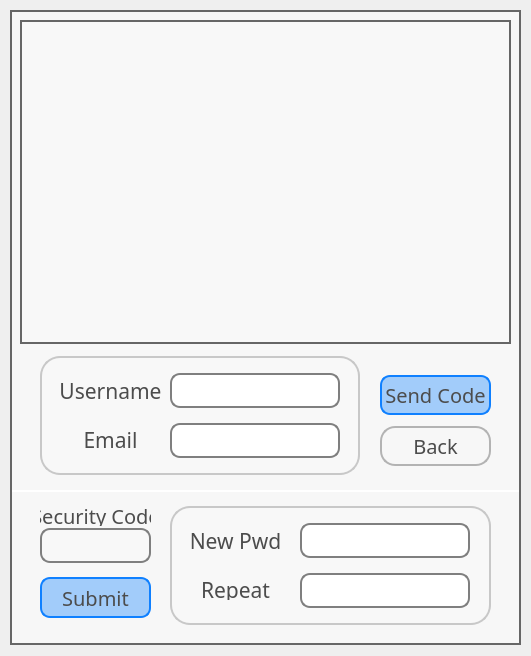
<?xml version="1.0" encoding="UTF-8"?>
<ui version="4.0">
 <class>ForgetPassword</class>
 <widget class="QWidget" name="ForgetPassword">
  <property name="geometry">
   <rect>
    <x>0</x>
    <y>0</y>
    <width>531</width>
    <height>656</height>
   </rect>
  </property>
  <property name="windowTitle">
   <string>Form</string>
  </property>
  <widget class="QFrame" name="frame_2">
   <property name="geometry">
    <rect>
     <x>10</x>
     <y>10</y>
     <width>511</width>
     <height>635</height>
    </rect>
   </property>
   <property name="styleSheet">
    <string notr="true">
QFrame{
	background: rgba(248, 248, 248, 220);
	border: 2px solid rgb(102, 102, 102);
}
</string>
   </property>
   <property name="frameShape">
    <enum>QFrame::StyledPanel</enum>
   </property>
   <property name="frameShadow">
    <enum>QFrame::Raised</enum>
   </property>
   <widget class="QWidget" name="verticalLayoutWidget">
    <property name="geometry">
     <rect>
      <x>370</x>
      <y>360</y>
      <width>111</width>
      <height>101</height>
     </rect>
    </property>
    <layout class="QVBoxLayout" name="verticalLayout">
     <item>
      <widget class="QPushButton" name="pushButton_2">
       <property name="minimumSize">
        <size>
         <width>10</width>
         <height>40</height>
        </size>
       </property>
       <property name="font">
        <font>
         <family>Helvetica 12</family>
         <pointsize>15</pointsize>
         <weight>9</weight>
         <italic>false</italic>
         <bold>false</bold>
        </font>
       </property>
       <property name="styleSheet">
        <string notr="true">QPushButton{
	border: 2px solid rgb(15, 128, 255);
	background:rgba(15, 128, 255, 93);
	border-radius:10px;
	color: rgb(76, 76, 76);
	font: 75 15pt &quot;Helvetica&quot; bold;
}

QPushButton:hover{
	border: 2px solid rgb(15, 128, 255);
	background:rgba(15, 128, 255, 43);
	border-radius:10px;
	color: rgb(76, 76, 76);
	font: 75 15pt &quot;Helvetica&quot; bold;
}</string>
       </property>
       <property name="text">
        <string>Send Code</string>
       </property>
       <property name="iconSize">
        <size>
         <width>16</width>
         <height>16</height>
        </size>
       </property>
       <property name="default">
        <bool>true</bool>
       </property>
       <property name="flat">
        <bool>false</bool>
       </property>
      </widget>
     </item>
     <item>
      <widget class="QPushButton" name="pushButton">
       <property name="minimumSize">
        <size>
         <width>0</width>
         <height>40</height>
        </size>
       </property>
       <property name="font">
        <font>
         <family>Helvetica 12</family>
         <pointsize>15</pointsize>
         <weight>9</weight>
         <italic>false</italic>
         <bold>false</bold>
        </font>
       </property>
       <property name="styleSheet">
        <string notr="true">QPushButton{
	border: 2px solid rgb(179, 179, 179);
	border-radius:15px;
	background:rgba(244, 244, 244, 20);


	color: rgb(76, 76, 76);
	font: 75 15pt &quot;Helvetica&quot; bold ;
}


QPushButton:hover{
	border: 2px solid rgb(179, 179, 179);
	border-radius:15px;
	background:rgb(240, 240, 240);
	color: rgb(76, 76, 76);
	font: 75 15pt &quot;Helvetica&quot; bold ;
}
</string>
       </property>
       <property name="text">
        <string>Back</string>
       </property>
       <property name="flat">
        <bool>false</bool>
       </property>
      </widget>
     </item>
    </layout>
   </widget>
   <widget class="QGroupBox" name="groupBox">
    <property name="geometry">
     <rect>
      <x>160</x>
      <y>485</y>
      <width>321</width>
      <height>130</height>
     </rect>
    </property>
    <property name="styleSheet">
     <string notr="true">QGroupBox{
	border: 2px solid rgb(200, 200, 200);
	border-radius:20px;
	background: rgba(248, 248, 248, 210);
	margin-top: 11 px;
}

QGroupBox::title {
	background: rgb(248, 248, 248);
	subcontrol-origin: margin;
	subcontrol-position: top center;	
	padding: 3 1px;
	color: rgba(15, 128, 255, 193);
	border: 2px solid rgba(15, 128, 255, 193);
	border-radius:10px;
}</string>
    </property>
    <property name="title">
     <string/>
    </property>
    <widget class="QLineEdit" name="lineEdit_3">
     <property name="geometry">
      <rect>
       <x>130</x>
       <y>28</y>
       <width>170</width>
       <height>35</height>
      </rect>
     </property>
     <property name="styleSheet">
      <string notr="true">QLineEdit{
	border: 2px solid rgb(127, 127, 127);
	border-radius:10px;
	font: 75 16pt &quot;Helvetica&quot; bold;
	lineedit-password-mask-delay: 500;
}
</string>
     </property>
     <property name="maxLength">
      <number>20</number>
     </property>
     <property name="frame">
      <bool>true</bool>
     </property>
     <property name="echoMode">
      <enum>QLineEdit::Password</enum>
     </property>
     <property name="alignment">
      <set>Qt::AlignCenter</set>
     </property>
     <property name="clearButtonEnabled">
      <bool>false</bool>
     </property>
    </widget>
    <widget class="QLabel" name="label_3">
     <property name="geometry">
      <rect>
       <x>10</x>
       <y>35</y>
       <width>111</width>
       <height>21</height>
      </rect>
     </property>
     <property name="font">
      <font>
       <family>Helvetica 12</family>
       <pointsize>16</pointsize>
       <weight>9</weight>
       <italic>false</italic>
       <bold>false</bold>
      </font>
     </property>
     <property name="styleSheet">
      <string notr="true">QLabel{
	background: none;
	border: 0px;
	color: rgb(76, 76, 76);
	font: 75 16pt &quot;Helvetica&quot; bold;
}</string>
     </property>
     <property name="text">
      <string>New Pwd</string>
     </property>
     <property name="alignment">
      <set>Qt::AlignCenter</set>
     </property>
    </widget>
    <widget class="QLineEdit" name="lineEdit_4">
     <property name="geometry">
      <rect>
       <x>130</x>
       <y>78</y>
       <width>170</width>
       <height>35</height>
      </rect>
     </property>
     <property name="styleSheet">
      <string notr="true">QLineEdit{
	border: 2px solid rgb(127, 127, 127);
	border-radius:10px;
	font: 75 16pt &quot;Helvetica&quot; bold;
	lineedit-password-mask-delay: 500;
}
</string>
     </property>
     <property name="text">
      <string/>
     </property>
     <property name="maxLength">
      <number>20</number>
     </property>
     <property name="echoMode">
      <enum>QLineEdit::Password</enum>
     </property>
     <property name="alignment">
      <set>Qt::AlignCenter</set>
     </property>
    </widget>
    <widget class="QLabel" name="label_4">
     <property name="geometry">
      <rect>
       <x>10</x>
       <y>84</y>
       <width>111</width>
       <height>21</height>
      </rect>
     </property>
     <property name="font">
      <font>
       <family>Helvetica 12</family>
       <pointsize>16</pointsize>
       <weight>9</weight>
       <italic>false</italic>
       <bold>false</bold>
      </font>
     </property>
     <property name="styleSheet">
      <string notr="true">QLabel{
	background: none;
	border: 0px;
	color: rgb(76, 76, 76);
	font: 75 16pt &quot;Helvetica&quot; bold;
}</string>
     </property>
     <property name="text">
      <string>Repeat</string>
     </property>
     <property name="alignment">
      <set>Qt::AlignCenter</set>
     </property>
    </widget>
   </widget>
   <widget class="QGroupBox" name="groupBox_2">
    <property name="geometry">
     <rect>
      <x>30</x>
      <y>335</y>
      <width>320</width>
      <height>130</height>
     </rect>
    </property>
    <property name="styleSheet">
     <string notr="true">QGroupBox{
	border: 2px solid rgb(200, 200, 200);
	border-radius:20px;
	background: rgba(248, 248, 248, 210);
	margin-top: 11 px;
}

QGroupBox::title {
	background: rgb(248, 248, 248);
	subcontrol-origin: margin;
	subcontrol-position: top center;	
	padding: 3 1px;
	color: rgba(15, 128, 255, 193);
	border: 2px solid rgba(15, 128, 255, 193);
	border-radius:10px;
}</string>
    </property>
    <property name="title">
     <string/>
    </property>
    <widget class="QLabel" name="label_2">
     <property name="geometry">
      <rect>
       <x>10</x>
       <y>84</y>
       <width>121</width>
       <height>21</height>
      </rect>
     </property>
     <property name="font">
      <font>
       <family>Helvetica 12</family>
       <pointsize>16</pointsize>
       <weight>9</weight>
       <italic>false</italic>
       <bold>false</bold>
      </font>
     </property>
     <property name="styleSheet">
      <string notr="true">QLabel{
	background: none;
	border: 0px;
	color: rgb(76, 76, 76);
	font: 75 16pt &quot;Helvetica&quot; bold;
}</string>
     </property>
     <property name="text">
      <string>Email</string>
     </property>
     <property name="alignment">
      <set>Qt::AlignCenter</set>
     </property>
    </widget>
    <widget class="QLabel" name="label">
     <property name="geometry">
      <rect>
       <x>10</x>
       <y>35</y>
       <width>121</width>
       <height>21</height>
      </rect>
     </property>
     <property name="font">
      <font>
       <family>Helvetica 12</family>
       <pointsize>16</pointsize>
       <weight>9</weight>
       <italic>false</italic>
       <bold>false</bold>
      </font>
     </property>
     <property name="styleSheet">
      <string notr="true">QLabel{
	background: none;
	border: 0px;
	color: rgb(76, 76, 76);
	font: 75 16pt &quot;Helvetica&quot; bold;
}</string>
     </property>
     <property name="text">
      <string>Username</string>
     </property>
     <property name="alignment">
      <set>Qt::AlignCenter</set>
     </property>
    </widget>
    <widget class="QLineEdit" name="lineEdit_2">
     <property name="geometry">
      <rect>
       <x>130</x>
       <y>78</y>
       <width>170</width>
       <height>35</height>
      </rect>
     </property>
     <property name="styleSheet">
      <string notr="true">QLineEdit{
	border: 2px solid rgb(127, 127, 127);
	border-radius:10px;
	font: 75 14pt &quot;Helvetica&quot; bold;
}
</string>
     </property>
     <property name="maxLength">
      <number>30</number>
     </property>
     <property name="echoMode">
      <enum>QLineEdit::Normal</enum>
     </property>
     <property name="alignment">
      <set>Qt::AlignCenter</set>
     </property>
    </widget>
    <widget class="QLineEdit" name="lineEdit">
     <property name="geometry">
      <rect>
       <x>130</x>
       <y>28</y>
       <width>170</width>
       <height>35</height>
      </rect>
     </property>
     <property name="styleSheet">
      <string notr="true">QLineEdit{
	border: 2px solid rgb(127, 127, 127);
	border-radius:10px;
	font: 75 16pt &quot;Helvetica&quot; bold;
}
</string>
     </property>
     <property name="maxLength">
      <number>20</number>
     </property>
     <property name="frame">
      <bool>true</bool>
     </property>
     <property name="alignment">
      <set>Qt::AlignCenter</set>
     </property>
     <property name="clearButtonEnabled">
      <bool>false</bool>
     </property>
    </widget>
   </widget>
   <widget class="QLabel" name="label_5">
    <property name="geometry">
     <rect>
      <x>30</x>
      <y>495</y>
      <width>111</width>
      <height>21</height>
     </rect>
    </property>
    <property name="font">
     <font>
      <family>Helvetica 12</family>
      <pointsize>15</pointsize>
      <weight>9</weight>
      <italic>false</italic>
      <bold>false</bold>
     </font>
    </property>
    <property name="styleSheet">
     <string notr="true">QLabel{
	background: none;
	border: 0px;
	color: rgb(76, 76, 76);
	font: 75 15pt &quot;Helvetica&quot; bold;
}</string>
    </property>
    <property name="text">
     <string>Security Code</string>
    </property>
    <property name="alignment">
     <set>Qt::AlignCenter</set>
    </property>
   </widget>
   <widget class="QPushButton" name="pushButton_3">
    <property name="geometry">
     <rect>
      <x>30</x>
      <y>567</y>
      <width>111</width>
      <height>41</height>
     </rect>
    </property>
    <property name="minimumSize">
     <size>
      <width>0</width>
      <height>30</height>
     </size>
    </property>
    <property name="font">
     <font>
      <family>Helvetica 12</family>
      <pointsize>15</pointsize>
      <weight>9</weight>
      <italic>false</italic>
      <bold>false</bold>
     </font>
    </property>
    <property name="styleSheet">
     <string notr="true">QPushButton{
	border: 2px solid rgb(15, 128, 255);
	background:rgba(15, 128, 255, 93);
	border-radius:10px;
	color: rgb(76, 76, 76);
	font: 75 15pt &quot;Helvetica&quot; bold;
}

QPushButton:hover{
	border: 2px solid rgb(15, 128, 255);
	background:rgba(15, 128, 255, 43);
	border-radius:10px;
	color: rgb(76, 76, 76);
	font: 75 15pt &quot;Helvetica&quot; bold;
}</string>
    </property>
    <property name="text">
     <string>Submit</string>
    </property>
    <property name="iconSize">
     <size>
      <width>16</width>
      <height>16</height>
     </size>
    </property>
    <property name="default">
     <bool>true</bool>
    </property>
    <property name="flat">
     <bool>false</bool>
    </property>
   </widget>
   <widget class="QLineEdit" name="lineEdit_5">
    <property name="geometry">
     <rect>
      <x>30</x>
      <y>518</y>
      <width>111</width>
      <height>35</height>
     </rect>
    </property>
    <property name="styleSheet">
     <string notr="true">QLineEdit{
	border: 2px solid rgb(127, 127, 127);
	border-radius:10px;
background: rgba(248, 248, 248, 210);
	font: 75 16pt &quot;Helvetica&quot; bold;
}
</string>
    </property>
    <property name="maxLength">
     <number>20</number>
    </property>
    <property name="echoMode">
     <enum>QLineEdit::Normal</enum>
    </property>
    <property name="alignment">
     <set>Qt::AlignCenter</set>
    </property>
   </widget>
   <widget class="Line" name="line">
    <property name="geometry">
     <rect>
      <x>2</x>
      <y>480</y>
      <width>507</width>
      <height>2</height>
     </rect>
    </property>
    <property name="styleSheet">
     <string notr="true">border: 1px solid white;</string>
    </property>
    <property name="orientation">
     <enum>Qt::Horizontal</enum>
    </property>
   </widget>
   <widget class="QFrame" name="titlepic">
    <property name="geometry">
     <rect>
      <x>10</x>
      <y>10</y>
      <width>491</width>
      <height>324</height>
     </rect>
    </property>
    <property name="autoFillBackground">
     <bool>false</bool>
    </property>
    <property name="styleSheet">
     <string notr="true"/>
    </property>
    <property name="frameShape">
     <enum>QFrame::StyledPanel</enum>
    </property>
    <property name="frameShadow">
     <enum>QFrame::Raised</enum>
    </property>
   </widget>
  </widget>
 </widget>
 <tabstops>
  <tabstop>lineEdit</tabstop>
  <tabstop>lineEdit_2</tabstop>
  <tabstop>lineEdit_3</tabstop>
  <tabstop>lineEdit_4</tabstop>
  <tabstop>lineEdit_5</tabstop>
  <tabstop>pushButton_3</tabstop>
  <tabstop>pushButton</tabstop>
  <tabstop>pushButton_2</tabstop>
 </tabstops>
 <resources/>
 <connections/>
</ui>
